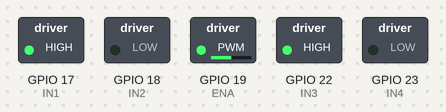
Bench run of a program on a simulated Raspberry Pi (BCM pin numbers). On the bench: switched loads named in the program (green lamp = pin HIGH). At 11.0 s the program stops and its outputs stay as they are.

Above: at 0.1 s.
At 5.1 s:
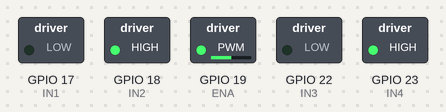
At 10.1 s:
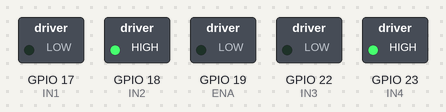
At 11.1 s:
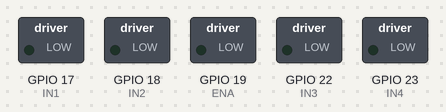
Timing chart, 0 to 12.5 s (numbered marks = the images above):
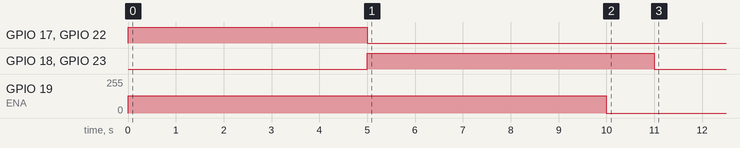

Measured:
- by itself, GPIO 17 (IN1), GPIO 22 (IN3): LOW → HIGH at 0.00 s, → LOW 5.0 s later
- by itself, GPIO 18 (IN2), GPIO 23 (IN4): LOW → HIGH at 5.0 s, → LOW 6.0 s later
- by itself, GPIO 19 (ENA): 0/255 → 128/255 at 0.00 s, → 0/255 10.0 s later

The program:

GearMotor.py
```python
import RPi.GPIO as GPIO
import time

# Set the GPIO mode to BCM
GPIO.setmode(GPIO.BCM)

# Define GPIO pins for motor control
IN1 = 17
IN2 = 18
IN3 = 22
IN4 = 23
ENA = 19

# Set GPIO pins as OUTPUT
GPIO.setup(IN1, GPIO.OUT)
GPIO.setup(IN2, GPIO.OUT)
GPIO.setup(IN3, GPIO.OUT)
GPIO.setup(IN4, GPIO.OUT)
GPIO.setup(ENA, GPIO.OUT)

# Create PWM object for speed control
pwm = GPIO.PWM(ENA, 100)  # 100 Hz frequency, you can adjust it as needed

# Function to control motor direction and speed for left side
def set_left_motor_direction_and_speed(direction, speed):
    GPIO.output(IN1, direction)
    GPIO.output(IN2, not direction)
    pwm.start(speed)

# Function to control motor direction and speed for right side
def set_right_motor_direction_and_speed(direction, speed):
    GPIO.output(IN3, direction)
    GPIO.output(IN4, not direction)
    pwm.start(speed)

# Function to make the car move forward
def move_forward(speed):
    set_left_motor_direction_and_speed(True, speed)
    set_right_motor_direction_and_speed(True, speed)

# Function to make the car move backward
def move_backward(speed):
    set_left_motor_direction_and_speed(False, speed)
    set_right_motor_direction_and_speed(False, speed)

# Function to stop the car
def stop_car():
    set_left_motor_direction_and_speed(False, 0)
    set_right_motor_direction_and_speed(False, 0)

# Main function
if __name__ == "__main__":
    try:
        # Set the motor speed (0 to 100, where 100 is full speed)
        motor_speed = 50

        # Move the car forward for 5 seconds
        move_forward(motor_speed)
        time.sleep(5)

        # Move the car backward for 5 seconds
        move_backward(motor_speed)
        time.sleep(5)

        # Stop the car
        stop_car()
        time.sleep(1)

        # Cleanup
        pwm.stop()
        GPIO.cleanup()

    except KeyboardInterrupt:
        # If the user presses Ctrl+C, stop the car and clean up
        stop_car()
        pwm.stop()
        GPIO.cleanup()
```
